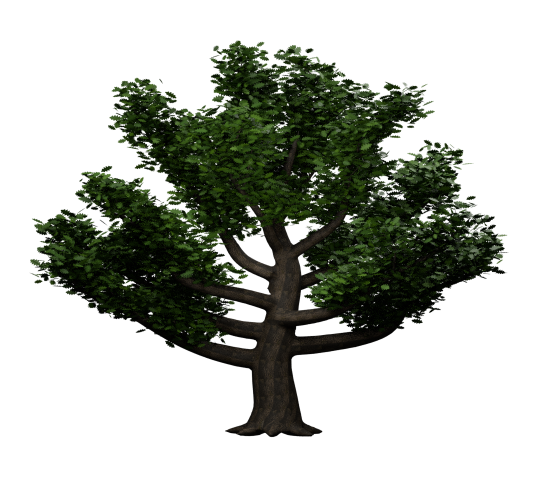
#> input picture scenes/meadow/broad-oak/images/review-front.png, 1100 x 1000 px (shown at 1/2 size)
$ python package_images.py
#> lines starting #> are read from the running program, lines starting #| are printed output that depends on the picture
from PIL import Image,ImageOps,ImageDraw
from pathlib import Path
p=Path(__file__).resolve().parents[1]
im=Image.open(p/'images/review-front.png').convert('RGBA')
#> im is the input picture: PIL image 1100x1000 RGBA; mean R, G, B, A 9, 12.7, 5.2, 82.7
im.save(p/'images/cover.webp',lossless=True)
print('cover alpha',im.getchannel('A').getextrema(),'bbox',im.getchannel('A').getbbox())
#| cover alpha (0, 255) bbox (58, 80, 1018, 875)
board=Image.new('RGB',(1600,850),(225,229,220))
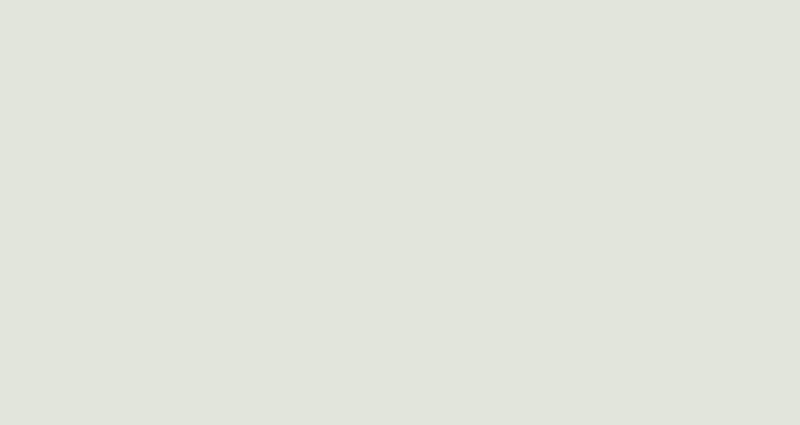
#> board: PIL image 1600x850 RGB (shown at 1/2 size); mean R, G, B 225, 229, 220
ref=Image.open(p/'source/concept-tree-crop.webp').convert('RGBA')
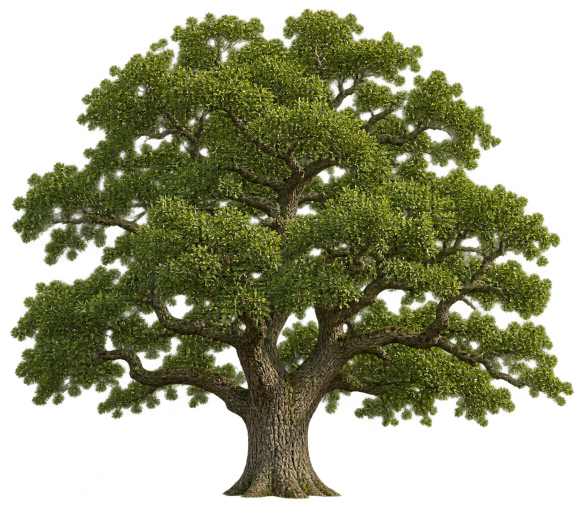
#> input picture scenes/meadow/broad-oak/source/concept-tree-crop.webp, 1150 x 1024 px (shown at 1/2 size)
#> ref is the input picture: PIL image 1150x1024 RGBA; mean R, G, B, A 67.1, 71.4, 30.3, 138.4
for src,x in [(ref,0),(im,800)]:
 src=ImageOps.contain(src,(780,760))
 board.paste(src,(x+(800-src.width)//2,65+(760-src.height)//2),src)
#> this loop made 2 passes
#> x on passes 1 to 2: 0, 800
#> pass 1, `src=ImageOps.contain(src,(780,760))`:
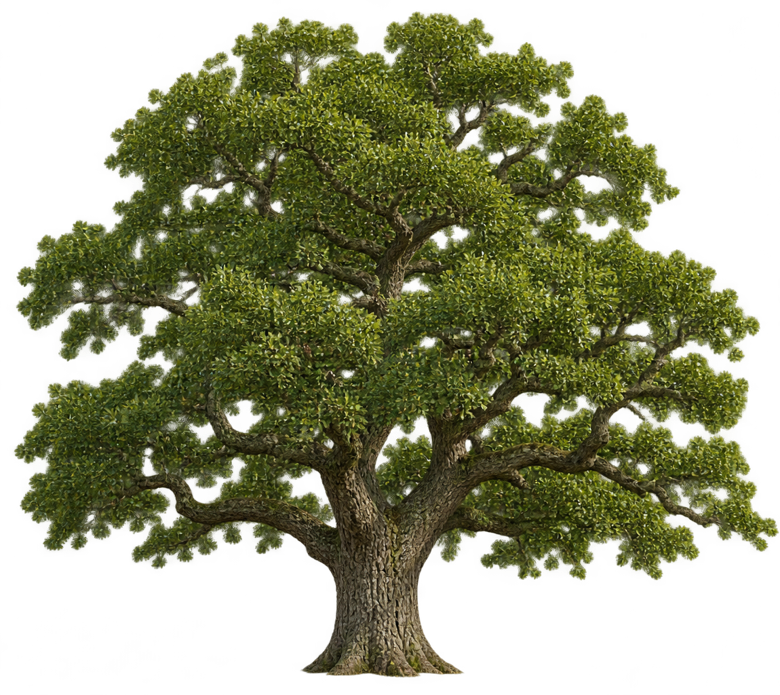
#> src: PIL image 780x695 RGBA; mean R, G, B, A 47.4, 50.5, 17.8, 138.4; transparent parts drawn white
#> pass 2, `src=ImageOps.contain(src,(780,760))`:
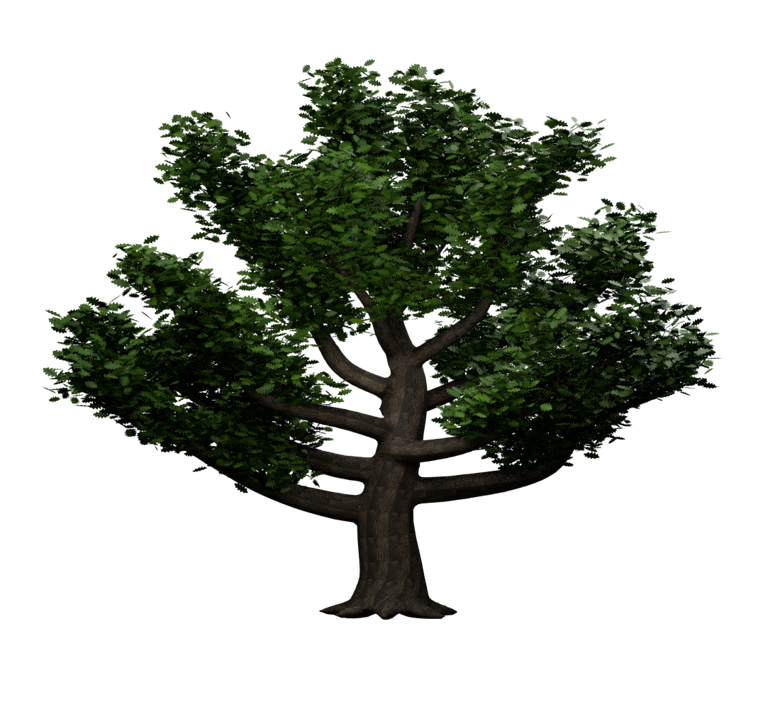
#> src: PIL image 780x709 RGBA; mean R, G, B, A 8.9, 12.7, 5, 82.7; transparent parts drawn white
#> after the loop:
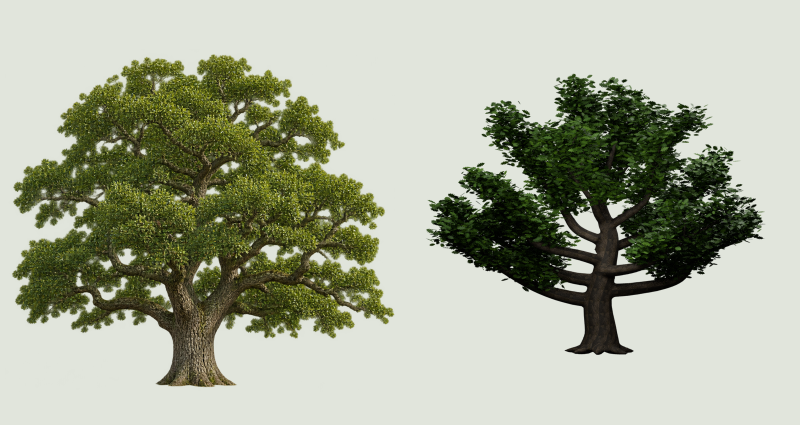
#> board: PIL image 1600x850 RGB (shown at 1/2 size); mean R, G, B 166.2, 171.2, 151.6
d=ImageDraw.Draw(board)
d.text((25,24),'APPROVED GENERATED CONCEPT (not a photograph)',fill=(30,40,30))
d.text((825,24),'ACTUAL 3D MODEL - frontal approximation',fill=(30,40,30))
board.save(p/'images/comparison.webp',quality=93)
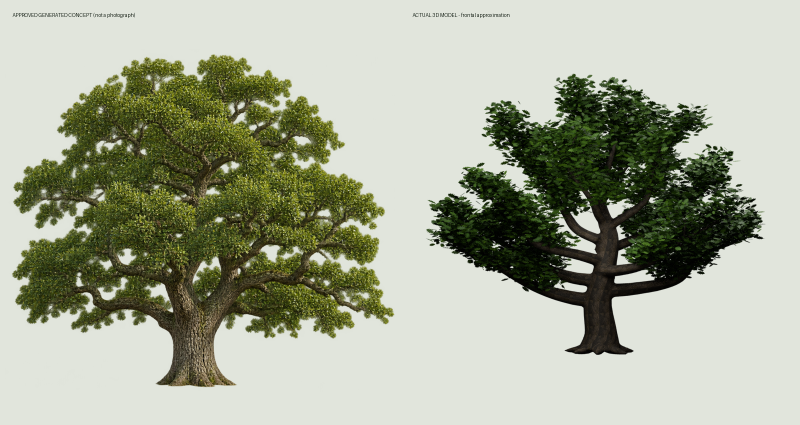
#> saved as comparison.webp: PIL image 1600x850 RGB (shown at 1/2 size); mean R, G, B 166, 171.1, 151.5
